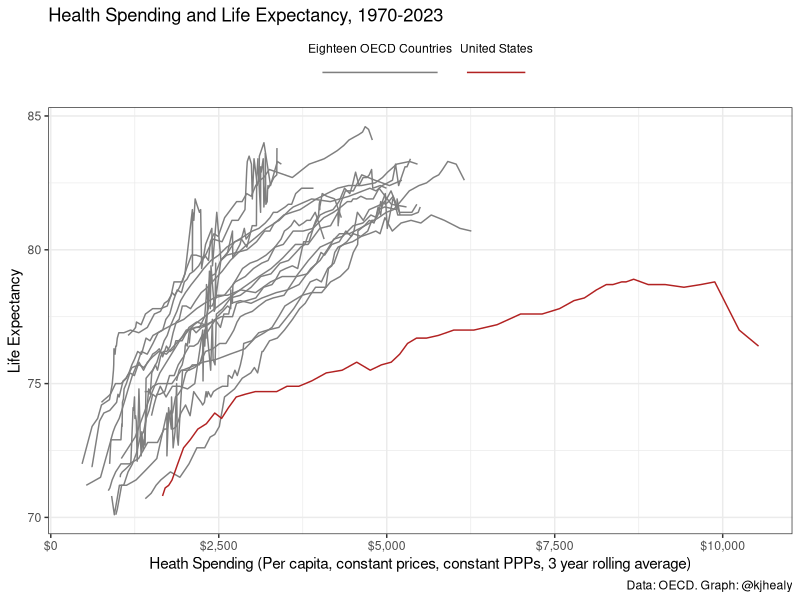

The R script that drew this image:
## ---- chunk 1
#| warning: false
#| message: false

library(tidyverse)
## ---- chunk 2
library(here)

my_colors <-  c("grey50", "firebrick")


## The data are generated by R/make_oecd_df.R
df <- read_csv(here("data", "oecd_health_lifexp.csv"))
## ---- chunk 3
compare <- c("AUT", "AUS", "BEL", "CAN", "DEU", "DNK", "ESP", "FIN", "FRA",
             "GBR", "GRC", "IRL", "ITA", "JPN", "NLD", "NOR", "NZL",
             "SWE", "USA")

## ---- chunk 4
df_plot <- df |>
  filter(iso3 %in% compare, year > 1969) |> 
  drop_na() |>
  arrange(country, year) |>
  group_by(country) |> 
  mutate(
    us_flag = ifelse(iso3 == "USA", "United States", "Eighteen OECD Countries"), 
    avg_spend = slider::slide_dbl(health_ppp, mean, .before = 3)) 

df_plot  
## ---- chunk 5
#| label: fig-health
#| fig-cap: "The figure we were trying to draw"
#| fig-width: 8
#| fig-height: 8
 
df_plot |>   
  ggplot(aes(x = avg_spend, y = life_exp, group = country, color = us_flag)) +
  geom_line() +
  scale_color_manual(values = my_colors) +
  scale_x_continuous(labels = scales::label_dollar()) +
  labs(color = NULL,
       title = "Health Spending and Life Expectancy, 1970-2023",
       x = "Heath Spending (Per capita, constant prices, constant PPPs, 3 year rolling average)",
       y = "Life Expectancy",
       caption = "Data: OECD. Graph: @kjhealy") + 
  theme_bw() + 
  guides(color = guide_legend(nrow = 1)) + 
  theme(legend.position = "top", 
        legend.text.position = "top")

## ---- chunk 6
#| label: tbl-countrymeans
#| tbl-cap: "Average Life Expectancy at Birth, 1970-2023"

df_plot |> 
  summarize(`Mean` = round(mean(life_exp),1)) |> 
  rename(Country = country) |> 
  kableExtra::kable()
## ---- chunk 7
#| label: tbl-ppp-yrmeans
#| tbl-cap: "Range of Spending across countries in Constant PPP per capita, selected years 1970-2023, rounded to the nearest dollar."

df_plot |> 
  group_by(year) |> 
  summarize(across(health_ppp,           
                   list(
                     Min = \(x) min(x),
                     Mean = \(x) mean(x),
                     Median = \(x) median(x),
                     Max = \(x) max(x)
                     ), 
                   .names = "{fn}"
                   )
           ) |> 
  mutate(across(starts_with("M"), 
                \(x) scales::label_currency(accuracy = 1,
                                            prefix = "")(x))) |> 
  filter(year %in% c(seq(1970, 2023, 5), 2023)) |> 
  rename(Year = year) |> 
  kableExtra::kable()
